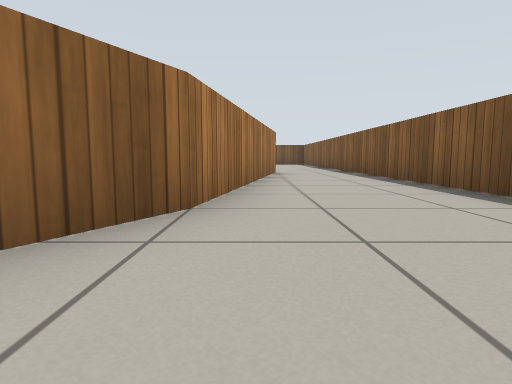
view 1 (above)

24 first-person views from a walk through a world built for the Gazebo simulator. The camera is 0.39 m above the floor, tilts 6° down and sees 75° across. The floor is counted in squares, 1 m on a side. Each view is taken from the middle of a square. On the plan, view 1 faces up. The plan holds only what a view shows up to about 9 squares ahead; the rest is blank. Simple patterns stand in for the simulator's built-in surfaces.

view 2
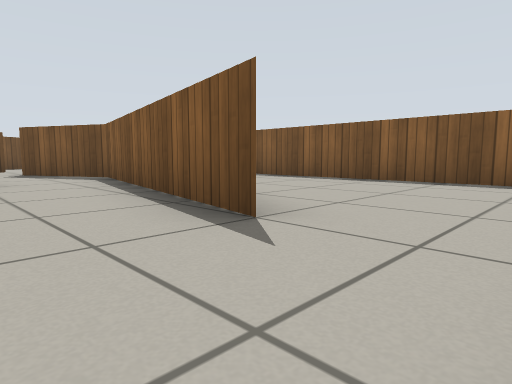

view 3
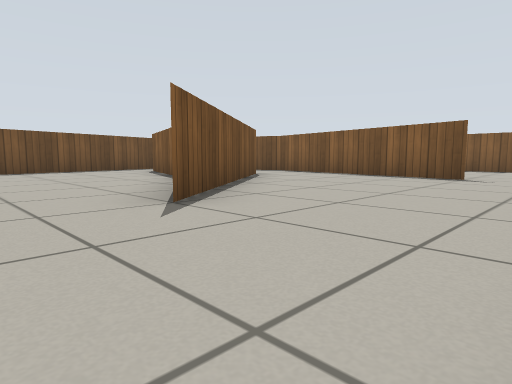

view 4
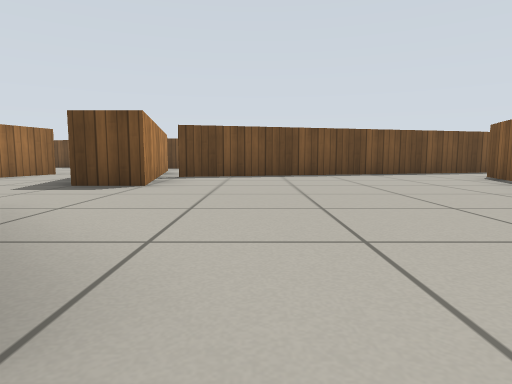

view 5
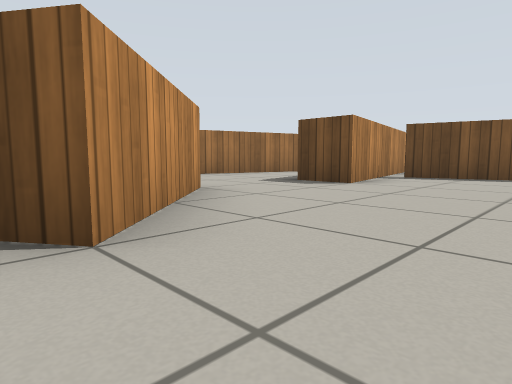

view 6
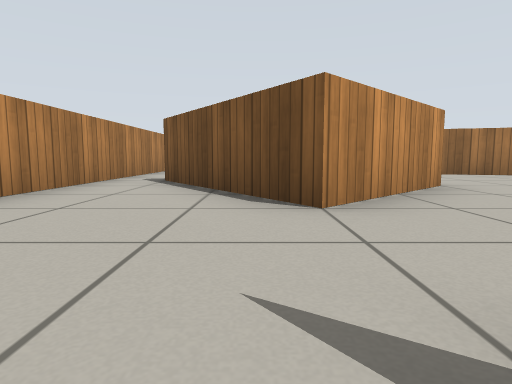

view 7
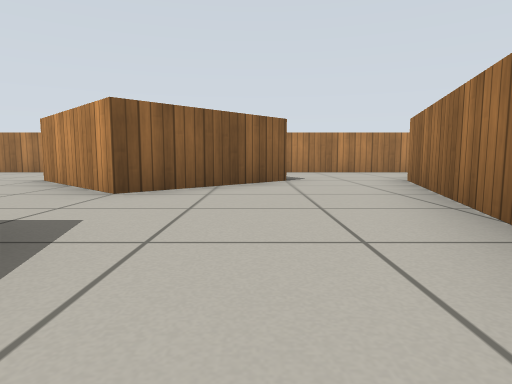

view 8
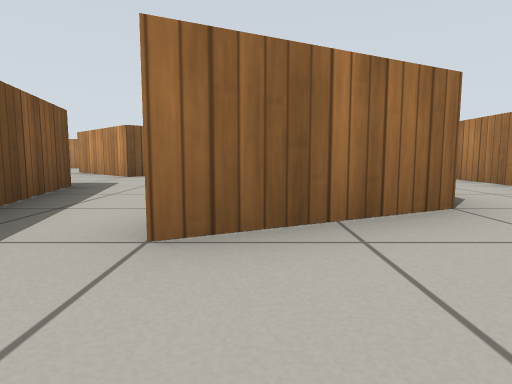

view 9
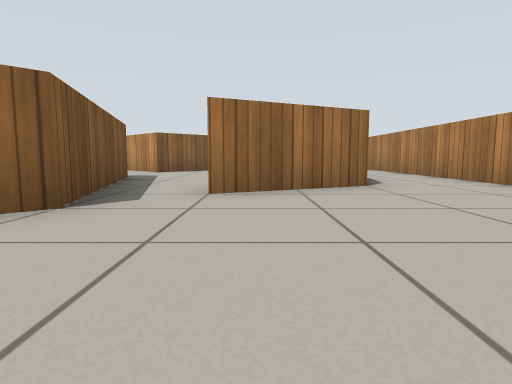

view 10
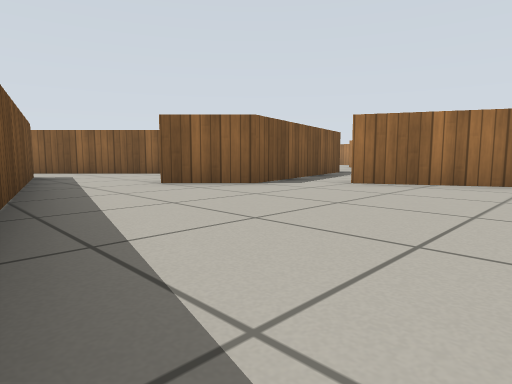

view 11
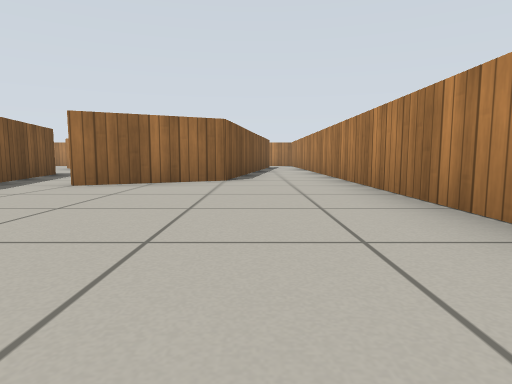

view 12
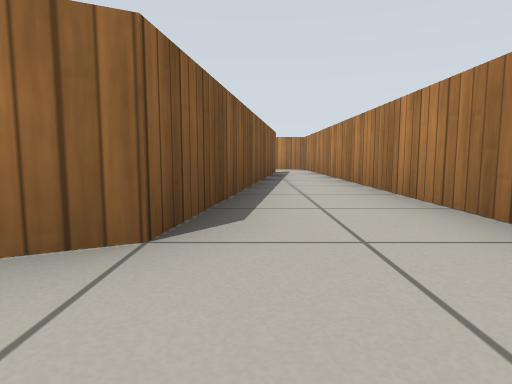

view 13
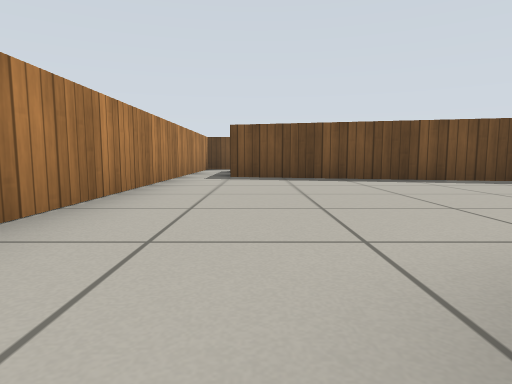

view 14
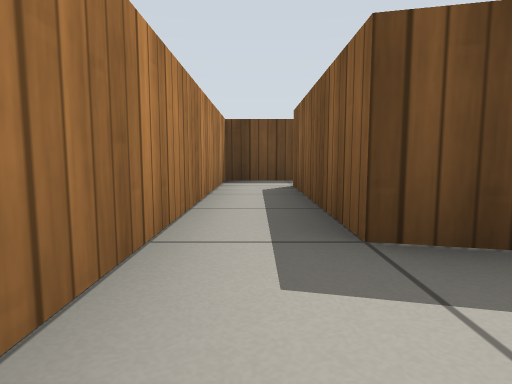

view 15
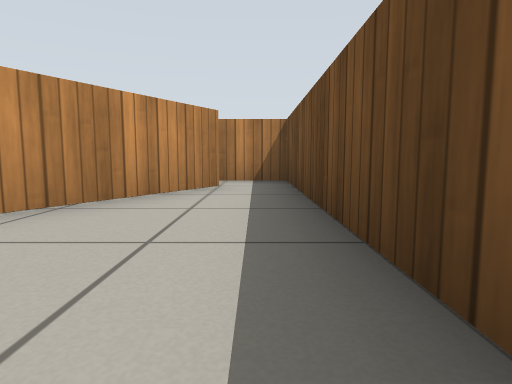

view 16
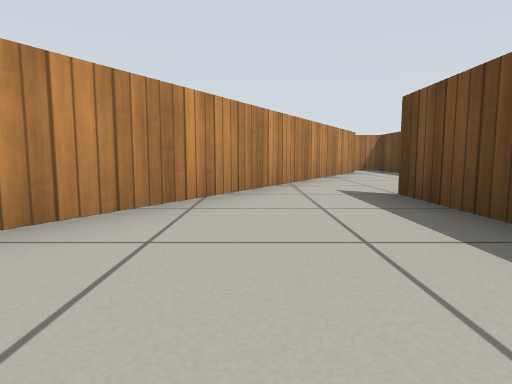

view 17
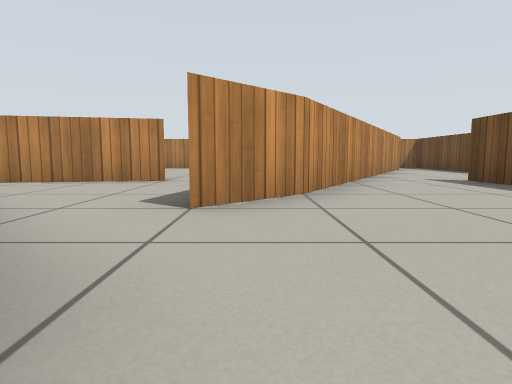

view 18
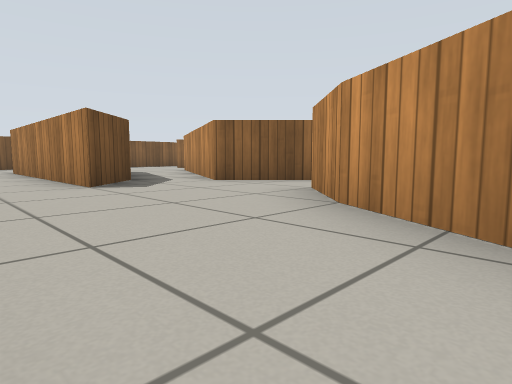

view 19
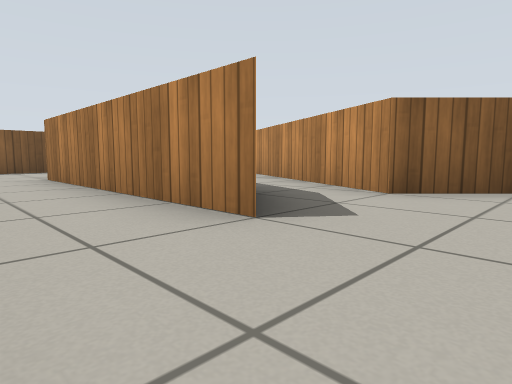

view 20
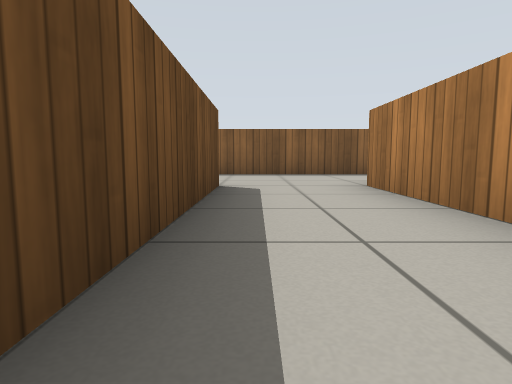

view 21
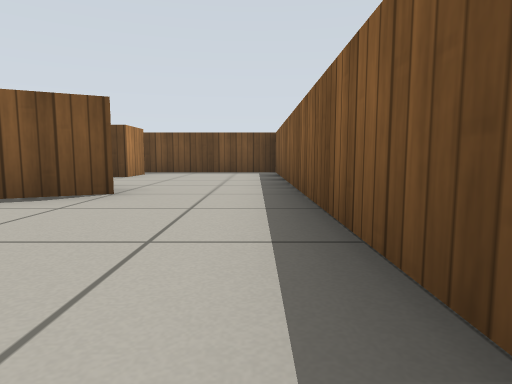

view 22
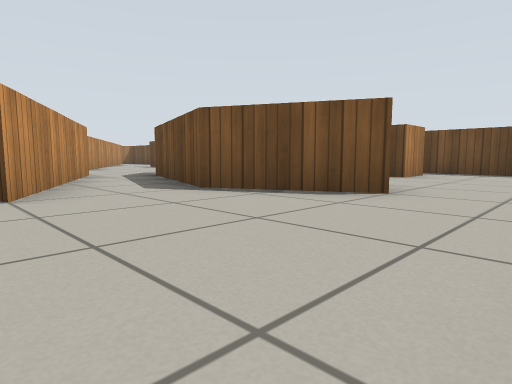

view 23
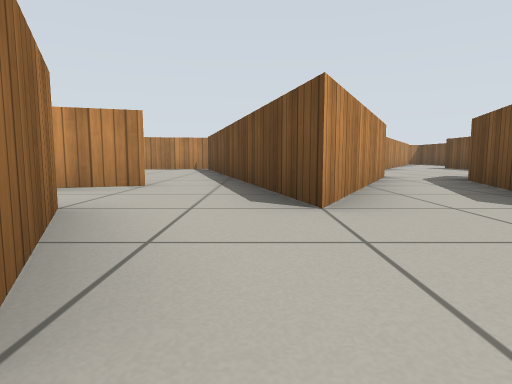

view 24
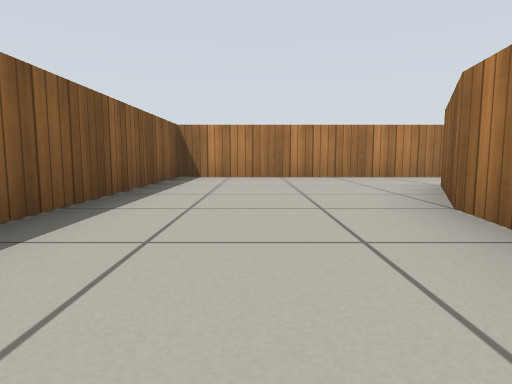

### Floor plan
Key: @ floor where view 1 was taken; # wall or solid block; . floor; B wooden block.
Columns run from 17 left of view 1 to 3 right of it. Each row starts with its distance up from view 1.
 18 ######          #####
 17 #......          ...#
 16 #.B....##    ####...#
 15 #.BBB...............#
 14 #.B  BB.............#
 13 #..BBBBBB...BBBBBB..#
 12 #......BBB....BBBB..#
 11 #..........BBB......#
 10 #.....B...B  BBB....#
  9 #.....BB.B BBBB.....#
  8 #..BB.BBBBB.....BB..#
  7 #..BB.BB.....B..BB..#
  6 #..BB..B.....BB.BB..#
  5 #.BB.........B ..B..#
  4 #.BB........ BB.BB..#
  3 #.BB..BB... B...B...#
  2 #.B..BB B..B....B...#
  1 #.B..B BB.......B...#
  0 #.... B..........@..#
 -1   ..................#
 -2  ####################

Where each view was taken, in squares from view 1:
view 1: 0 up, 0 right, facing up
view 2: 1 down, 3 left, facing up-right
view 3: 1 down, 8 left, facing up-right
view 4: 1 up, 8 left, facing up
view 5: 1 up, 7 left, facing up-left
view 6: 1 up, 6 left, facing left
view 7: 7 up, 12 left, facing down
view 8: 10 up, 13 left, facing down
view 9: 12 up, 13 left, facing down
view 10: 13 up, 15 left, facing down-right
view 11: 13 up, 15 left, facing down
view 12: 9 up, 15 left, facing down
view 13: 7 up, 15 left, facing up
view 14: 12 up, 16 left, facing up
view 15: 17 up, 11 left, facing left
view 16: 14 up, 7 left, facing left
view 17: 12 up, 5 left, facing left
view 18: 15 up, 10 left, facing down-right
view 19: 15 up, 7 left, facing down-right
view 20: 15 up, 5 left, facing right
view 21: 9 up, 2 right, facing up
view 22: 9 up, 2 right, facing up-left
view 23: 9 up, 1 right, facing left
view 24: 5 up, 1 right, facing down
